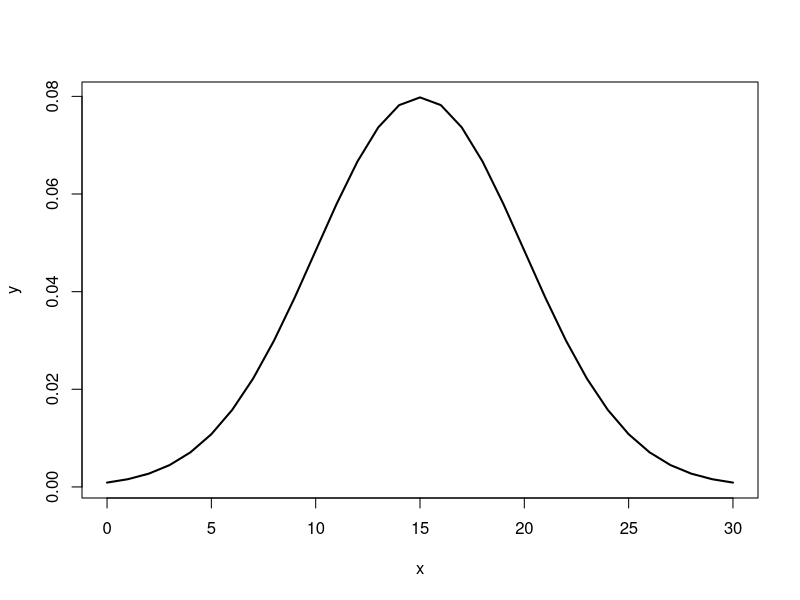
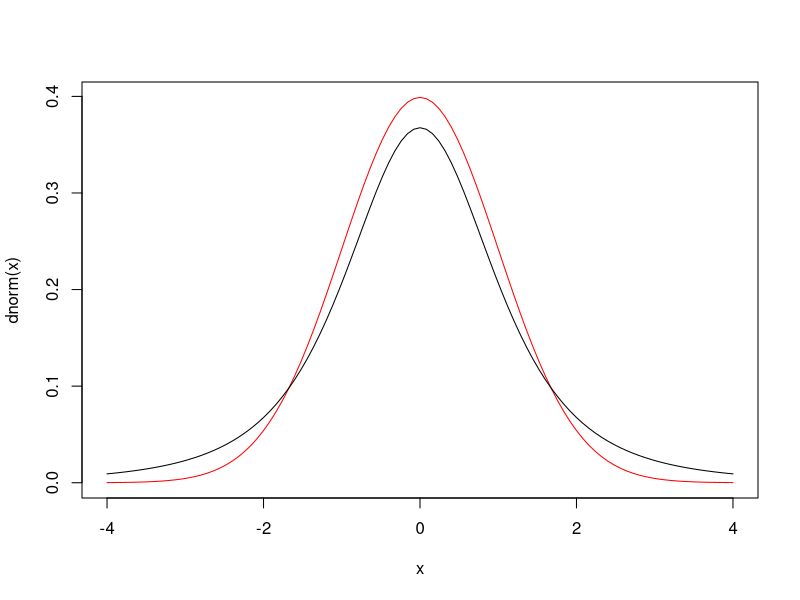
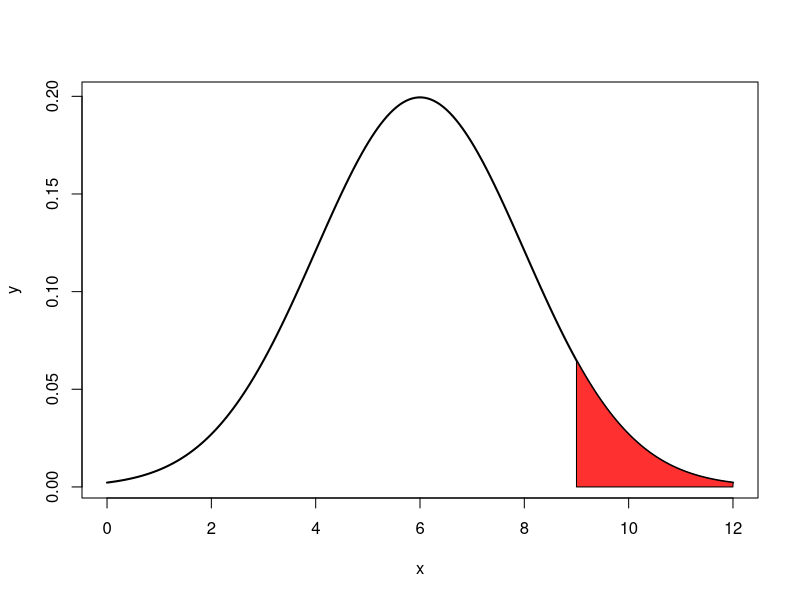
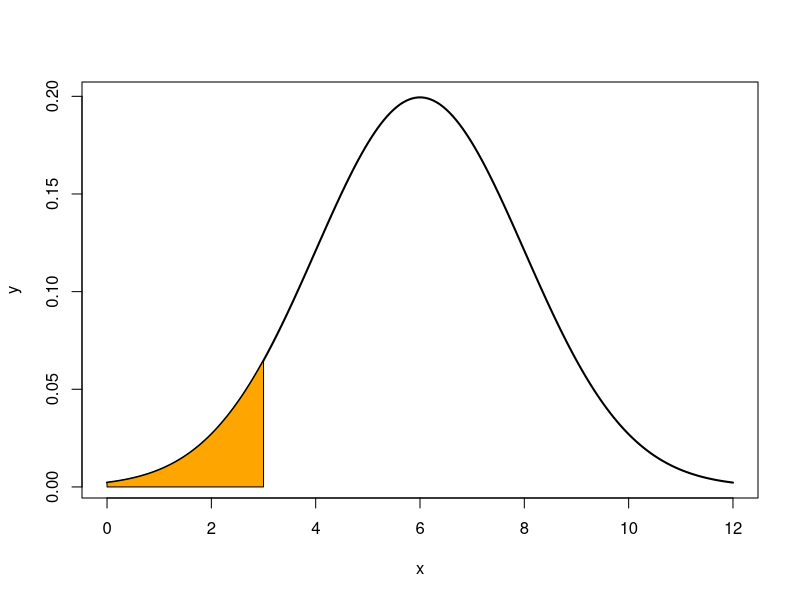
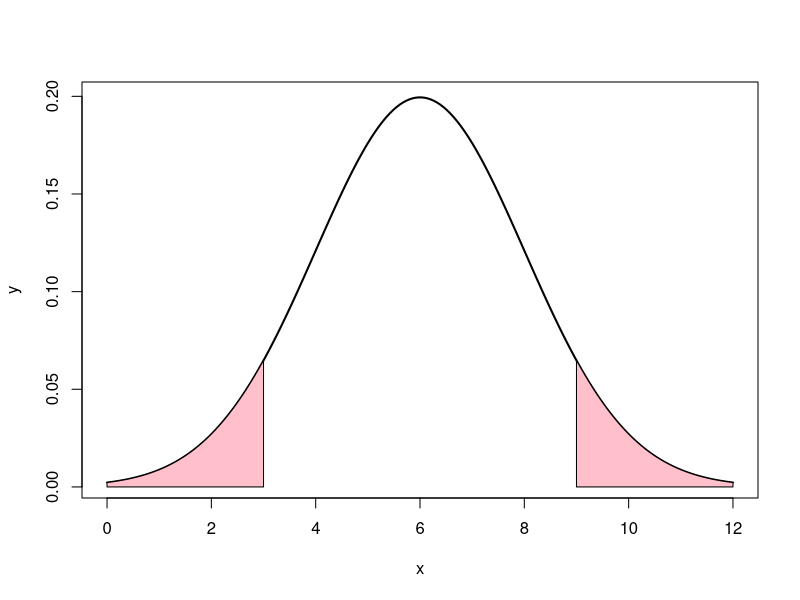
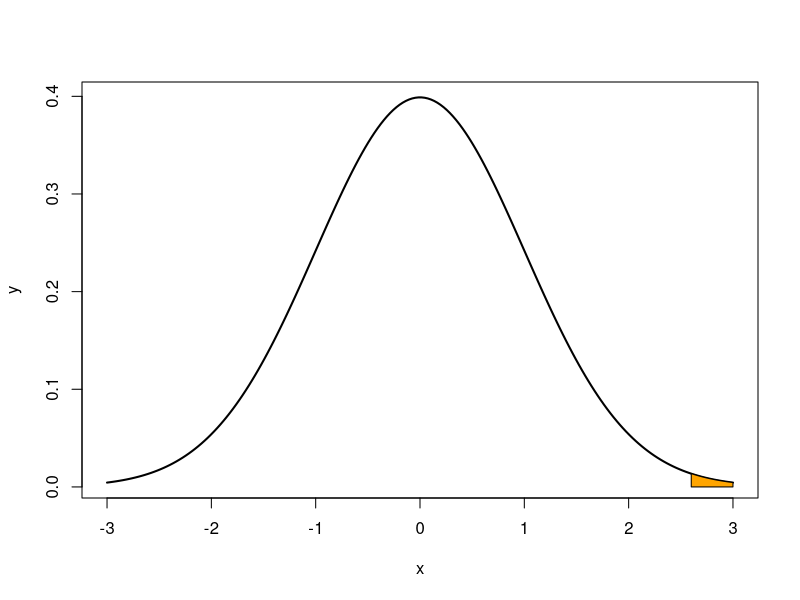
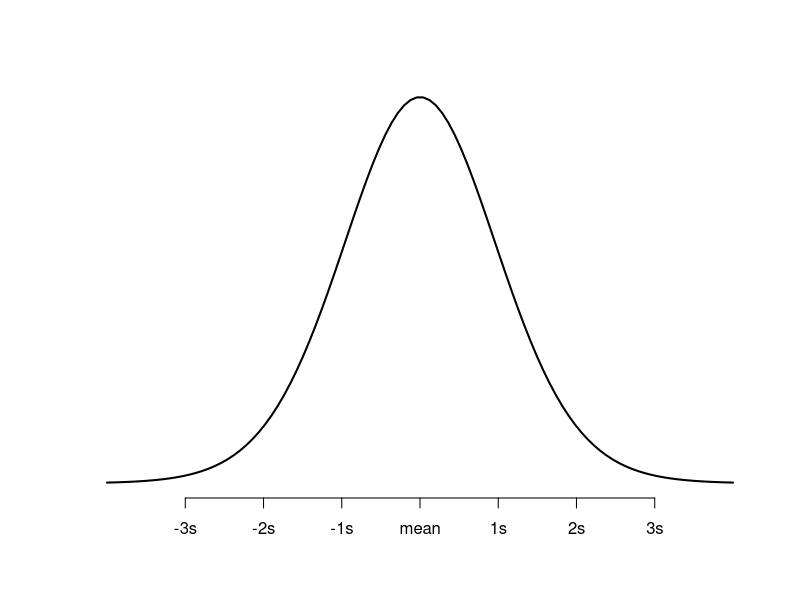
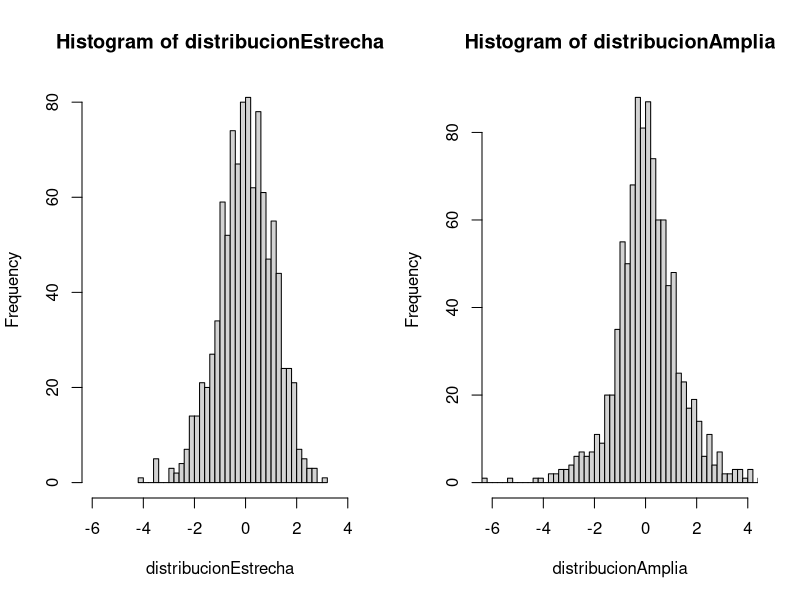

Recreate these plots in R, in order.
## ---- chunk 1
qt(0.025,10, lower.tail = F)
## ---- chunk 2
round(qt(0.025,14),3)
## ---- chunk 3
x = seq(0,30) 
y = dnorm(x, mean = 15, sd = 5)
plot(x,y,type="l",lwd=2,col="black")
## ---- chunk 4
curve(dnorm(x), -4, 4, col = "red")
curve(dt(x, df = 3), add = TRUE)
## ---- chunk 5
x = seq(0,12,length=200) 
y = dnorm(x, mean = 6, sd = 2)
plot(x,y,type="l",lwd=2,col="black")
x = seq(9,12,length=100)
y = dnorm(x,mean=6,sd=2)
polygon(c(9,x,12),c(0,y,0),col="firebrick1")
## ---- chunk 6
x = seq(0,12,length=200) 
y = dnorm(x, mean = 6, sd = 2)
plot(x,y,type="l",lwd=2,col="black")
x = seq(0,3,length=100)
y = dnorm(x,mean=6,sd=2)
polygon(c(0,x,3),c(0,y,0),col="orange")
## ---- chunk 7
x = seq(0,12,length=200) 
y = dnorm(x, mean = 6, sd = 2)
plot(x,y,type="l",lwd=2,col="black")
x = seq(0,3,length=100)
a = seq(12,9,length=100)
y = dnorm(x,mean=6,sd=2)
polygon(c(0,x,3),c(0,y,0),col="pink")
polygon(c(12,a,9),c(0,y,0),col="pink")

## ---- chunk 8
x = seq(-3,3,length=200) 
y = dnorm(x, mean = 0, sd = 1)
plot(x,y,type="l",lwd=2,col="black")
x = seq(2.6,3,length=100)
y = dnorm(x,mean=0,sd=1)
polygon(c(2.6,x,3),c(0,y,0),col="orange")
## ---- chunk 9
qt(p = 0.99, df = 15)
## ---- chunk 10
qt(p = 0.95, df = 30)
## ---- chunk 11
pt(q = 1.69, df = 30)
## ---- chunk 12
dt(1.69, df = 30)
## ---- chunk 13
dt(x = 0, df = 20)
## ---- chunk 14
dt(x = 1, df = 20)
## ---- chunk 15
# crea una secuencia de 100 numeros igualmente
# espaciados entre -4 y 4
x <- seq(-4, 4, length=100)

# crea un vector de valores que muestra la altura
# de la distribucion de probabilidad para cada
# valor en x, utilizando 20 grados de libertad
y <- dt(x = x, df = 20)

# traza x e y como un diagram de dispersion con 
# lineas conectadas y agrega un eje x con etiquetas
# personalizadas
plot(x,y, type = "l", lwd = 2, axes = FALSE, 
     xlab = "", ylab = "")
axis(1, at = -3:3, labels = c("-3s", "-2s", "-1s", 
                              "mean", "1s", "2s", "3s"))
## ---- chunk 16
pt(-0.785, 14)
## ---- chunk 17
# lo siguiente produce un resultado equivalente
# 1 - area a la izquierda
1 - pt(-0.785, 14)
## ---- chunk 18
# area a la derecha
pt(-0.785, 14, lower.tail = FALSE)
## ---- chunk 19
pt(-0.785, 14) + pt(0.785, 14, lower.tail = FALSE)
## ---- chunk 20
qt(0.99, df = 20)
## ---- chunk 21
qt(0.95, df = 20)
## ---- chunk 22
qt(0.90, df = 20)
## ---- chunk 23
# genera un vector de 5 variables aleatorias
# que siguen una distribucion t de Student
# con 20 grados de libertad
rt(n = 5, df = 20)
## ---- chunk 24
# genera un vector de 1000 variables aleatorias
# que siguen una distribucion t de Student
# con 40 grados de libertad
distribucionEstrecha <- rt(1000, 40)

# genera un vector de 1000 variables aleatorias
# que siguen una distribucion t de Student
# con 5 grados de libertad
distribucionAmplia <- rt(1000, 5)
## ---- chunk 25
# genera dos histogramas para ver estas dos distribuciones
# una al lado de la otra y especifica 50 barras en
# el histograma
par(mfrow=c(1, 2)) #one row, two columns
hist(distribucionEstrecha, breaks=50, xlim = c(-6, 4)) 
hist(distribucionAmplia, breaks=50, xlim = c(-6, 4))
